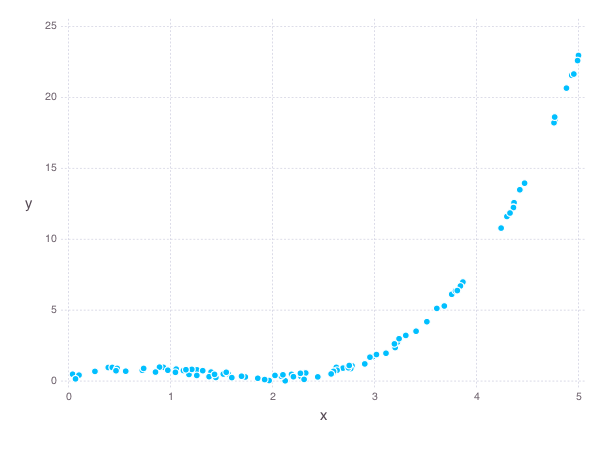

The script that drew this image:
using Gadfly

# Set the random seed to get consistent data
srand(1)

# Number of examples to use
n = 100

# Specify the true value of the variable
true_coeffs = [2; -2; 0.5];

# Generate data
x_data = rand(n, 1) * 5;
x_data_expanded = hcat([x_data .^ i for i in 1 : 3]...)
y_data = x_data_expanded * true_coeffs + 0.5 * rand(n, 1)


p = plot(
  x=x_data, y=y_data, Geom.point,
  Theme(panel_fill=color("white"))
)
draw(PNG("data.png", 16cm, 12cm), p)
